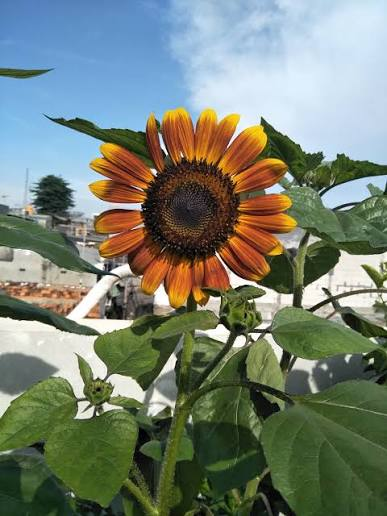
#> input picture Images/flower.jpg, 387 x 516 px, found by its file name
$ python lesson40.py
#> lines starting #> are read from the running program, lines starting #| are printed output that depends on the picture; after the words box and inside, x2 and y2 are one past the last pixel; in counts of white or black regions, pixels touching at a corner belong together
import cv2
image = cv2.imread("Images/flower.jpg")
#> image is the input picture: shape (516, 387, 3); mean B, G, R 114.8, 128.4, 118.4
gray = cv2.cvtColor(image, cv2.COLOR_BGR2GRAY)
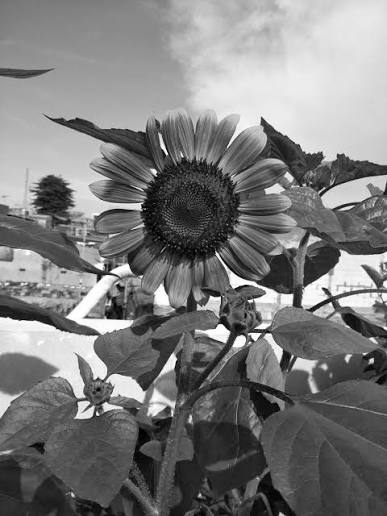
#> gray: shape (516, 387); min 0, max 255, mean 123.8
_, binary = cv2.threshold(gray, 127, 255, cv2.THRESH_BINARY)
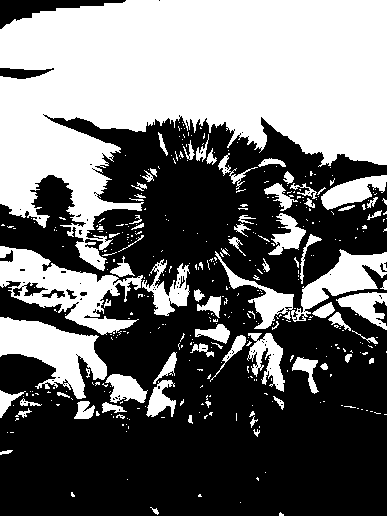
#> binary: shape (516, 387); 43.4% white; 406 white regions (332 under 20 px), largest, box (x1, y1, x2, y2) and area: (0, 0, 387, 271) 59569, (0, 246, 143, 335) 5154, (0, 317, 107, 399) 4316
cv2.imshow("Gray", gray)
cv2.imshow("Binary", binary)
cv2.waitKey(0)
cv2.destroyAllWindows()

$ run again, with Images/mahirat.jpg copied over Images/flower.jpg
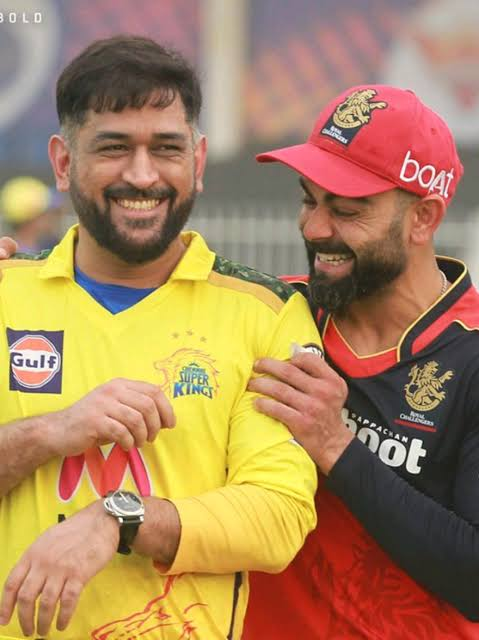
#> input picture Images/mahirat.jpg, 479 x 640 px, found by its file name
#> image is the input picture: shape (640, 479, 3); mean B, G, R 92.6, 133.1, 169.9
#> `gray = cv2.cvtColor(image, cv2.COLOR_BGR2GRAY)`:
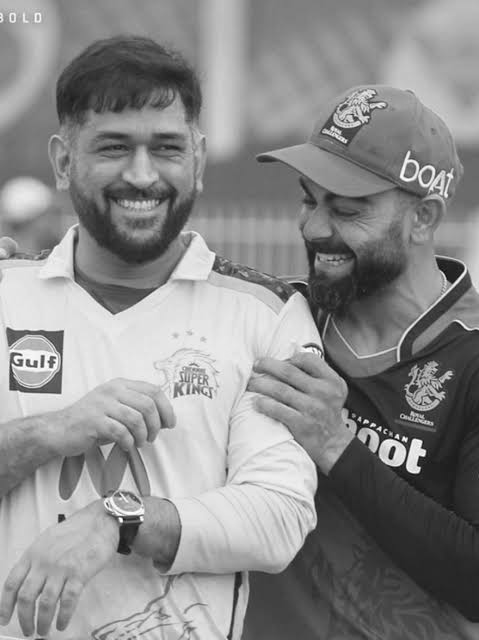
#> gray: shape (640, 479); min 8, max 255, mean 139.5
#> `_, binary = cv2.threshold(gray, 127, 255, cv2.THRESH_BINARY)`:
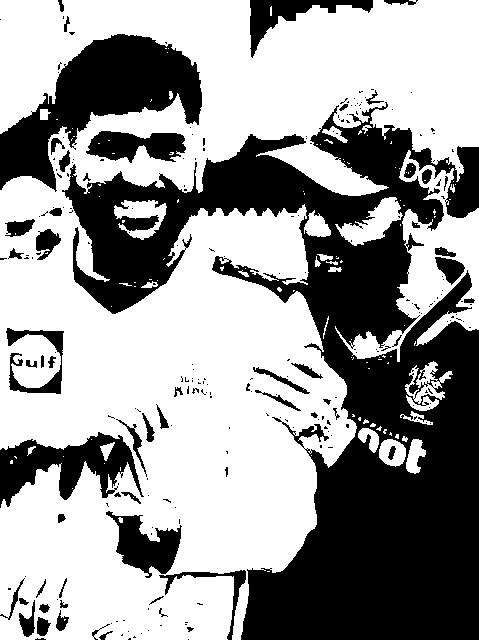
#> binary: shape (640, 479); 60.5% white; 248 black regions (186 under 20 px), largest, box (x1, y1, x2, y2) and area: (62, 102, 479, 640) 88178, (0, 34, 202, 192) 13400, (0, 432, 144, 508) 5045

$ run again, with Images/person.jpg copied over Images/flower.jpg
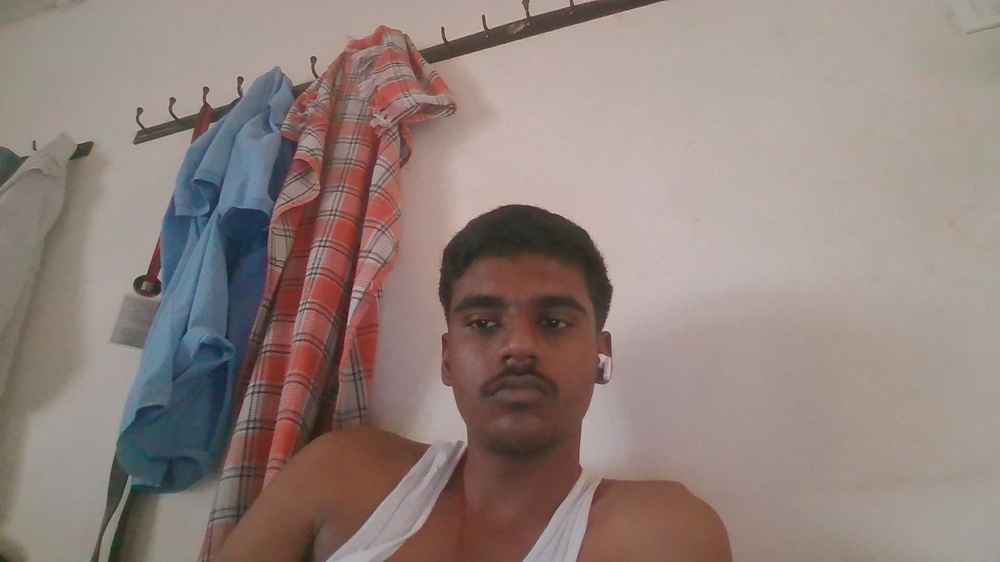
#> input picture Images/person.jpg, 1000 x 562 px, shrunk from 1920 x 1080 before the run, found by its file name
#> image is the input picture: shape (562, 1000, 3); mean B, G, R 124.4, 130, 146
#> `gray = cv2.cvtColor(image, cv2.COLOR_BGR2GRAY)`:
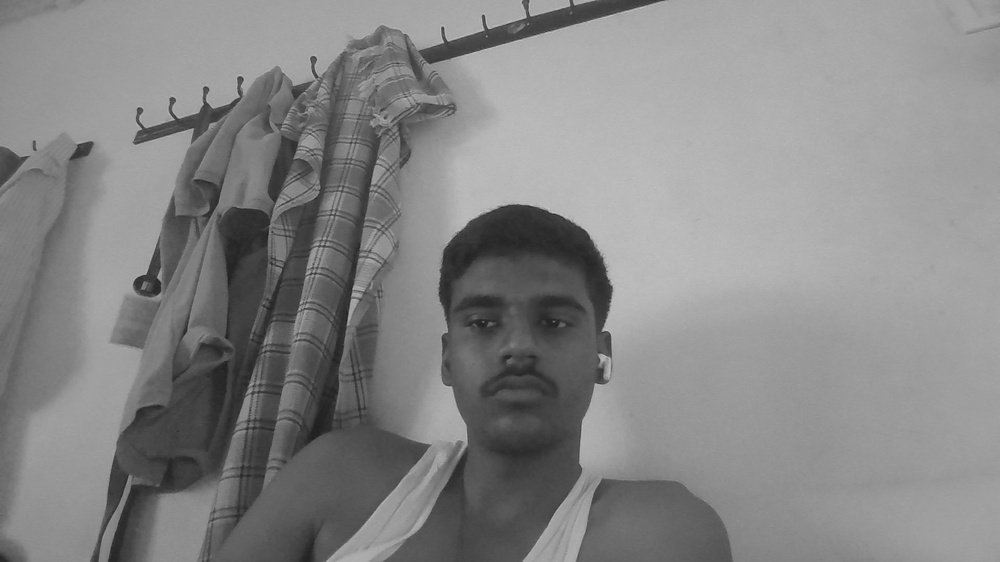
#> gray: shape (562, 1000); min 28, max 197, mean 134.2
#> `_, binary = cv2.threshold(gray, 127, 255, cv2.THRESH_BINARY)`:
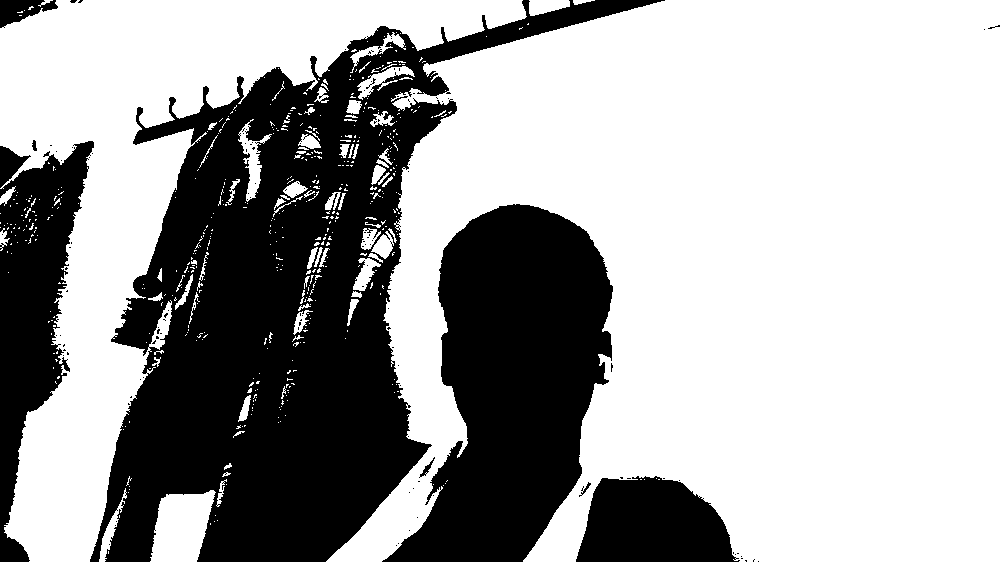
#> binary: shape (562, 1000); 64.4% white; 125 black regions (115 under 20 px), largest, box (x1, y1, x2, y2) and area: (90, 0, 665, 562) 118566, (382, 204, 613, 562) 50282, (0, 141, 94, 562) 18414

$ run again, with Images/persons.jpg copied over Images/flower.jpg
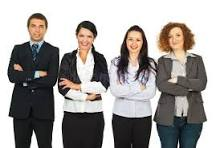
#> input picture Images/persons.jpg, 220 x 148 px, found by its file name
#> image is the input picture: shape (148, 220, 3); mean B, G, R 154.6, 157.1, 160.8
#> `gray = cv2.cvtColor(image, cv2.COLOR_BGR2GRAY)`:
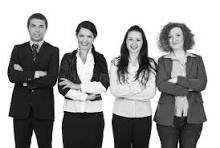
#> gray: shape (148, 220); min 0, max 255, mean 157.9
#> `_, binary = cv2.threshold(gray, 127, 255, cv2.THRESH_BINARY)`:
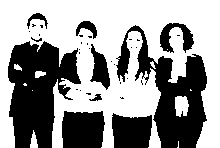
#> binary: shape (148, 220); 58.7% white; 35 black regions (25 under 20 px), largest, box (x1, y1, x2, y2) and area: (8, 41, 81, 148) 4932, (116, 25, 207, 148) 4435, (62, 111, 105, 148) 1459
